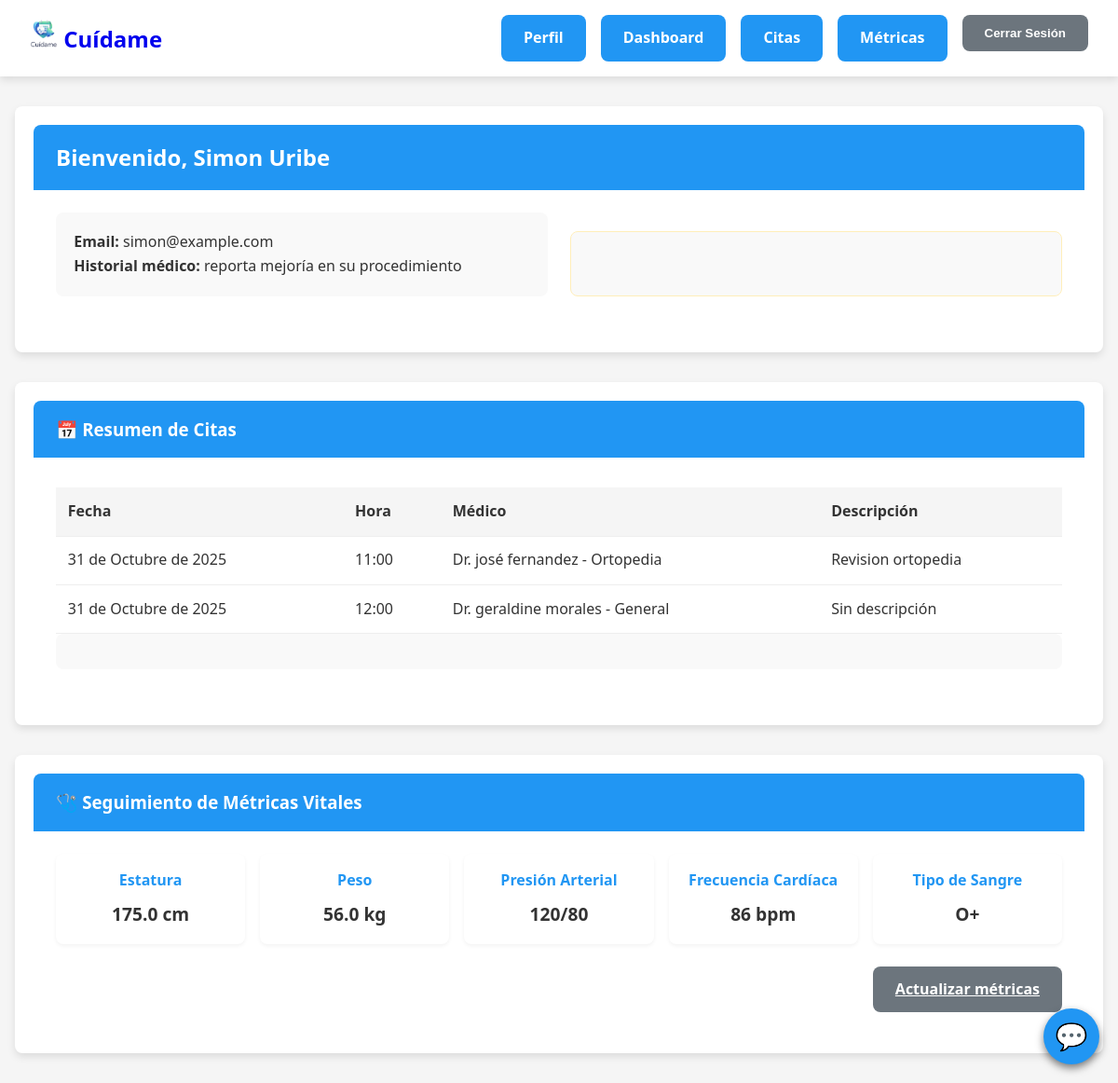
The page /dashboard/paciente/ (signed in) on the database as committed earlier.
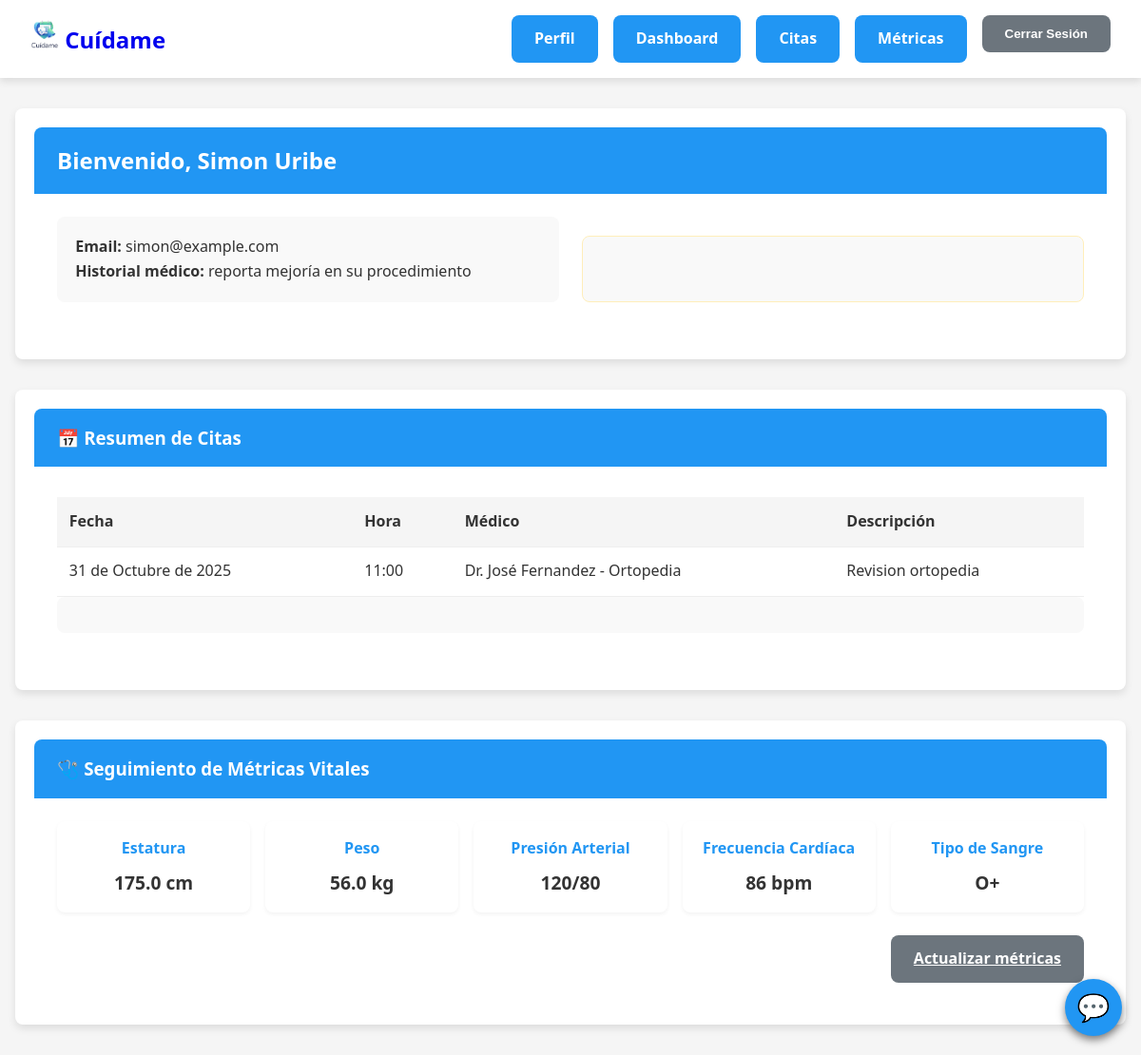
The same page on the database as committed later.
### main/models.py (models this page shows, shortened)
class Cita(models.Model):
    medico = models.ForeignKey(Medico, on_delete=models.CASCADE)
    paciente = models.ForeignKey(Paciente, on_delete=models.CASCADE)
    fecha = models.DateField()
    hora = models.TimeField()
    description = models.TextField(blank=True, null=True)

class Medico(models.Model):
    SPECIALIZATION_CHOICES = [
        ('Dermatología', 'Dermatólogo'),
        ('Neurocirugía', 'Neurocirujano'),
        ('Ortopedia', 'Ortopedista'),
        ('General', 'Médico General'),
    ]
    user = models.OneToOneField(User, on_delete=models.CASCADE)
    especializacion = models.CharField(choices=SPECIALIZATION_CHOICES, default="General")
    def __str__(self):
        return f"Dr. {self.user.get_full_name()} - {self.especializacion}"

class User(AbstractUser):
    id_number = models.CharField(max_length=20, unique=True)
    phone_number = models.CharField(max_length=15, blank=True, null=True)
    address = models.CharField(max_length=255, blank=True, null=True)
    birth_date = models.DateField(blank=True, null=True)
    def is_paciente(self):
        return hasattr(self, 'paciente')

### main/views.py (the view)
# urls.py: path('dashboard/paciente/', dashboard_paciente, name='dashboard_paciente'),
@login_required
def dashboard_paciente(request):
    if not hasattr(request.user, 'paciente'):
        return redirect('dashboard_medico')
    paciente = request.user.paciente
    try:
        metria = Metria.objects.get(paciente=paciente)
    except Metria.DoesNotExist:
        metria = None
    citas = Cita.objects.filter(paciente=paciente).order_by('fecha', 'hora')
    context = {
        'paciente': paciente,
        'metria': metria,
        'citas': citas,
    }
    return render(request, 'main/dashboard_pacientes.html', context)

### main/templates/main/dashboard_pacientes.html (shortened to what the changed rows need)
{% extends 'base.html' %}
{% load static %}
{% block extra_css %}
<link rel="stylesheet" href="{% static 'css/dashboard_pacientes.css' %}">
{% endblock %}
{% block content %}
<div class="dashboard-container" id="paciente-dashboard">
    <section class="dashboard-section perfil-paciente">
        <div class="section-header">
            <h2>Bienvenido, {{ paciente.user.first_name }} {{ paciente.user.last_name }}</h2>
        </div>
    </section>
    <section class="dashboard-section calendario-citas">
        <div class="section-content">
                {% if citas %}
                    <table class="citas-table">
                        <thead>
                            <tr>
                                <th>Fecha</th>
                                <th>Hora</th>
                                <th>Médico</th>
                                <th>Descripción</th>
                            </tr>
                        </thead>
                        <tbody>
                            {% for cita in citas %}
                            <tr>
                                <td>{{ cita.fecha }}</td>
                                <td>{{ cita.hora }}</td>
                                <td>{{ cita.medico }}</td>
                                <td>{{ cita.description|default:"Sin descripción" }}</td>
                            </tr>
                            {% endfor %}
                        </tbody>
                    </table>
                {% else %}
                    <p>No tienes citas programadas.</p>
                    <div class="action-buttons">
                        <a href="{% url 'paciente_citas' %}" class="btn-primary">Agendar cita</a>
                    </div>
                {% endif %}
        </div>
    </section>
</div>
{% endblock %}

Rows that differ between the two databases and show on the page:
removed Cita: fecha "31 de Octubre de 2025", hora "12:00", medico "Dr. geraldine morales - General", description "Sin descripción"
changed through a linked row, Cita "Revision ortopedia": medico "Dr. josé fernandez - Ortopedia" → "Dr. José Fernandez - Ortopedia"
